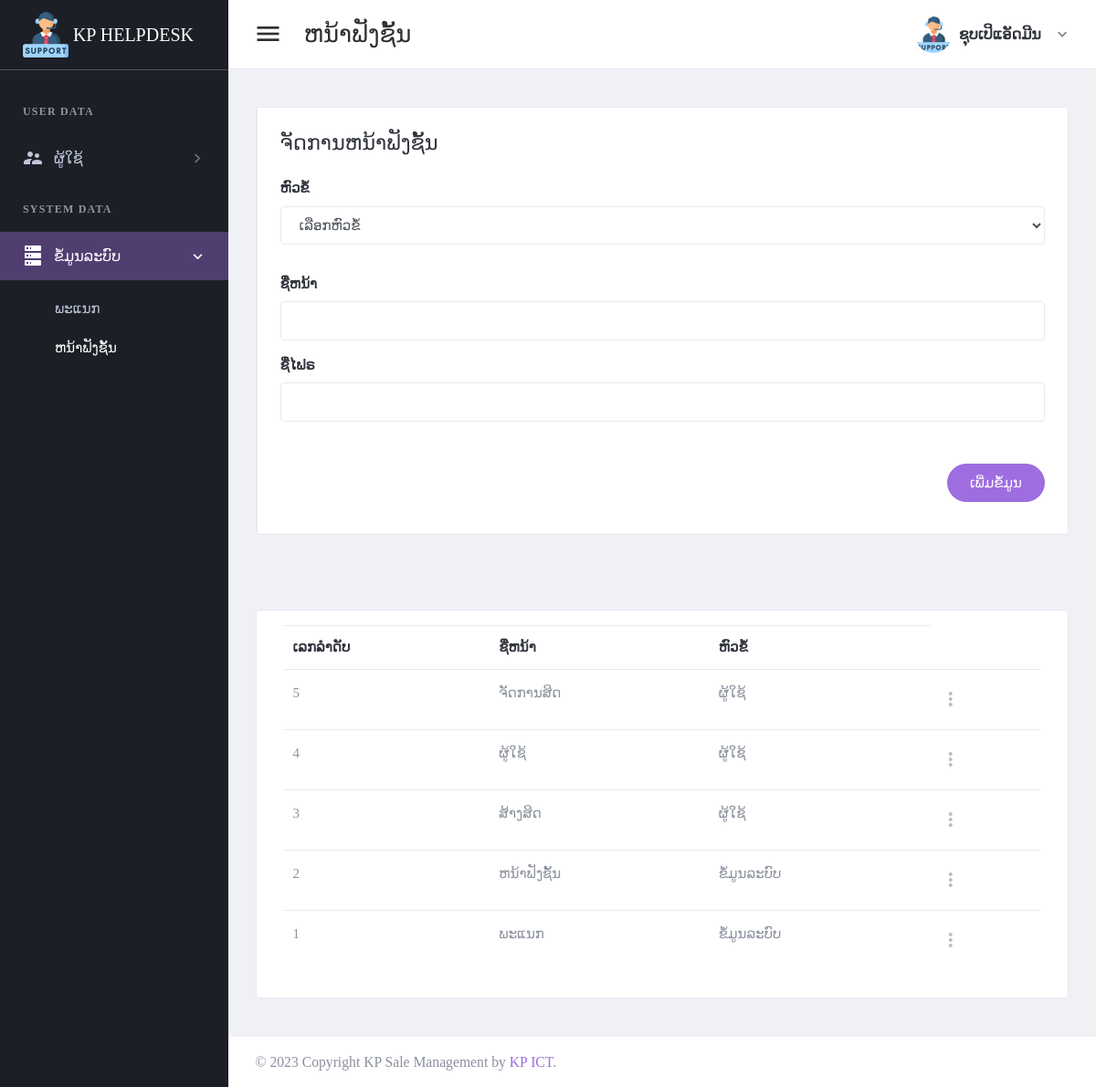
The page /page/page-function.php (signed in) on the database as committed earlier.
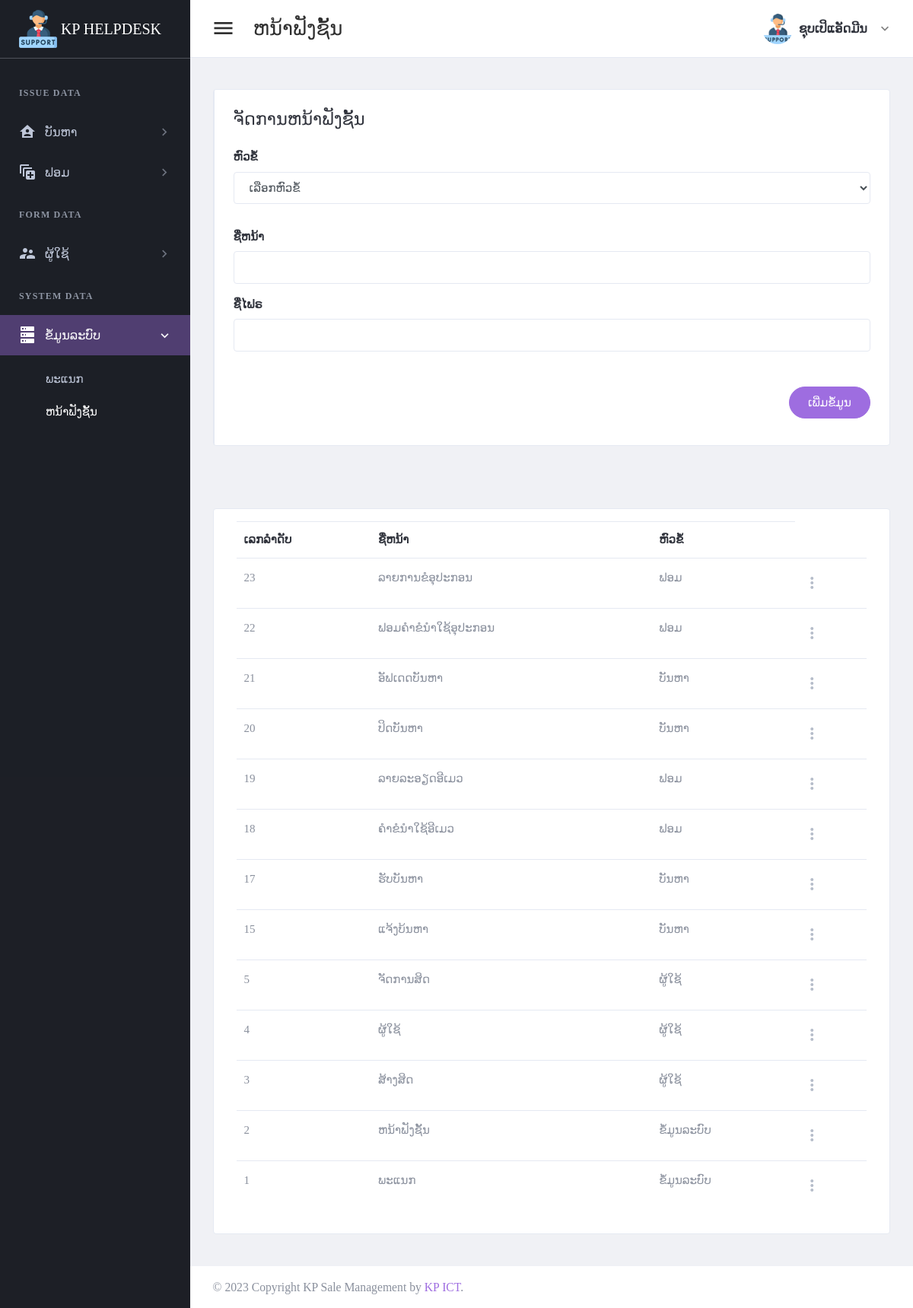
The same page on the database as committed later.
### tables this page shows
CREATE TABLE `tbl_header_title` (
  `ht_id` int(11) NOT NULL,
  `ht_name` varchar(300) DEFAULT NULL
);

CREATE TABLE `tbl_sub_title` (
  `st_id` int(11) NOT NULL,
  `st_name` varchar(300) DEFAULT NULL,
  `icon_code` varchar(100) DEFAULT NULL,
  `ht_id` int(11) DEFAULT NULL
);

CREATE TABLE `tbl_page_title` (
  `pt_id` int(11) NOT NULL,
  `pt_name` varchar(300) DEFAULT NULL,
  `ptf_name` varchar(100) DEFAULT NULL,
  `st_id` int(11) DEFAULT NULL
);

### setting/checksession.php (called while the page is built, shortened)
<?php
	if($_SESSION['id_users'] == "" )
	{
	header("location:logout.php");
	}
	  else{
		$role_id = $_SESSION["role_id"];
	}
?>

### page/page-function.php (the view, shortened to what the changed rows need)
<?php
include("../setting/checksession.php");
include("../setting/conn.php");
$header_name = "ຫນ້າຟັງຊັ້ນ";
$header_click = "4";
?>
<!DOCTYPE html>
<html lang="en" dir="ltr">
<head>
	<?php
	include("../setting/callcss.php");
	?>
</head>
<body class="navbar-fixed sidebar-fixed" id="body">
	<div class="wrapper">
		<?php include "menu.php"; ?>
		<div class="page-wrapper">
			<div class="content-wrapper">
				<div class="content">
					<div class="card card-default">
						<div class="card-body">
							<table id="productsTable" class="table table-hover table-product" style="width:100%">
								<thead>
									<tr>
										<th>ເລກລຳດັບ</th>
										<th>ຊື່ຫນ້າ</th>
										<th>ຫົວຂໍ້</th>
									</tr>
								</thead>
								<tbody>
									<?php
									$stmt4 = $conn->prepare("SELECT  pt_id,pt_name ,st_name
									FROM tbl_page_title a
									left join tbl_sub_title b on a.st_id = b.st_id order by pt_id desc ");
									$stmt4->execute();
									if ($stmt4->rowCount() > 0) {
										while ($row4 = $stmt4->fetch(PDO::FETCH_ASSOC)) {
											$pt_id = $row4['pt_id'];
											$pt_name = $row4['pt_name'];
											$st_name = $row4['st_name'];
									?>
											<tr>
												<td><?php echo "$pt_id"; ?></td>
												<td><?php echo "$pt_name"; ?></td>
												<td><?php echo "$st_name"; ?></td>
												<td>
                                                    <div class="dropdown">
                                                        <a class="dropdown-toggle icon-burger-mini" href="#" role="button" id="dropdownMenuLink" data-toggle="dropdown" aria-haspopup="true" aria-expanded="false" data-display="static">
                                                        </a>
                                                    </div>
                                                </td>
											</tr>
									<?php
										}
									}
									?>
								</tbody>
							</table>
						</div>
					</div>
				</div>
			</div>
		</div>
	</div>
</body>
</html>

### page/menu.php (shortened to what the changed rows need)
<aside class="left-sidebar sidebar-dark" id="left-sidebar">
  <div id="sidebar" class="sidebar sidebar-with-footer">
    <div class="sidebar-left" data-simplebar style="height: 100%;">
      <ul class="nav sidebar-inner" id="sidebar-menu">
        <?php
        $stmt = $conn->prepare(" SELECT distinct a.ht_id,ht_name
        FROM tbl_header_title a
        left join tbl_role_page b on a.ht_id = b.ht_id
        where role_id ='$role_id'
        order by  a.ht_id asc ");
        $stmt->execute();
        if ($stmt->rowCount() > 0) {
          while ($row = $stmt->fetch(PDO::FETCH_ASSOC)) {
            $ht_id = $row['ht_id'];
            $ht_name = $row['ht_name'];
        ?>
            <li class="section-title"> <?php echo "$ht_name"; ?></li>
            <?php
            $stmt1 = $conn->prepare("SELECT distinct a.st_id,st_name,role_id,icon_code
            FROM tbl_sub_title a
            left join tbl_role_page b on a.st_id = b.st_id
            where a.ht_id = '$ht_id' and role_id ='$role_id'
            order by a.st_id asc ");
            $stmt1->execute();
            if ($stmt1->rowCount() > 0) {
              while ($row1 = $stmt1->fetch(PDO::FETCH_ASSOC)) {
                $st_name = $row1['st_name'];
                $st_id = $row1['st_id'];
                $icon_code = $row1['icon_code'];
            ?>
                <li class='has-sub <?php if ($header_click == "$st_id") {  echo "active expand"; } ?>'>
                  <a class="sidenav-item-link" href="javascript:void(0)" data-toggle="collapse" data-target='#<?php echo "$st_name"; ?>' aria-expanded="false" aria-controls="<?php echo "$st_name"; ?>">
                    <i class="mdi <?php echo"$icon_code";?>"></i>
                    <span class="nav-text"> <?php echo "$st_name"; ?> </span> <b class="caret"></b>
                  </a>
                  <ul class='collapse <?php if ($header_click == "$st_id" ) { echo "show"; } ?>' id="<?php echo "$st_name"; ?>" data-parent="#sidebar-menu">
                    <div class="sub-menu">
                      <?php
                      $stmt2 = $conn->prepare(" SELECT pt_name,ptf_name
                      FROM tbl_page_title a
                      left join tbl_role_page b on a.pt_id = b.pt_id
                      where a.st_id = '$st_id' and role_id ='$role_id'
                      order by a.pt_id asc ");
                      $stmt2->execute();
                      if ($stmt2->rowCount() > 0) {
                        while ($row2 = $stmt2->fetch(PDO::FETCH_ASSOC)) {
                          $pt_name = $row2['pt_name'];
                      ?>
                          <li class="<?php if ($header_name ==  $row2['pt_name']) { echo "active"; } ?>">
                            <a class="sidenav-item-link" href='<?php echo $row2['ptf_name'] ?>'>
                              <span class="nav-text"><?php echo"$pt_name";?></span>
                            </a>
                          </li>
                      <?php
                        }
                      }
                      ?>
                    </div>
                  </ul>
              <?php
              }
            }
              ?>
                </li>
            <?php
          }
        }
            ?>
      </ul>
    </div>
  </div>
</aside>

Rows that differ between the two databases and show on the page:
now on this page (row edited): tbl_header_title: ht_name "ISSUE DATA"
now on this page (row edited): tbl_sub_title: st_name "ບັນຫາ", shown under "ISSUE DATA"
now on this page (row edited): tbl_sub_title: st_name "ຟອມ", shown under "ISSUE DATA"
changed tbl_header_title: ht_name "USER DATA" → "FORM DATA"
added tbl_page_title: pt_id "23", pt_name "ລາຍການຂໍອຸປະກອນ", st.st_name "ຟອມ", shown under "ຈັດການຫນ້າຟັງຊັ້ນ"
added tbl_page_title: pt_id "22", pt_name "ຟອມຄຳຂໍນຳໃຊ້ອຸປະກອນ", st.st_name "ຟອມ", shown under "ຈັດການຫນ້າຟັງຊັ້ນ"
added tbl_page_title: pt_id "21", pt_name "ອັຟເດດບັນຫາ", st.st_name "ບັນຫາ", shown under "ຈັດການຫນ້າຟັງຊັ້ນ"
added tbl_page_title: pt_id "20", pt_name "ປິດບັນຫາ", st.st_name "ບັນຫາ", shown under "ຈັດການຫນ້າຟັງຊັ້ນ"
added tbl_page_title: pt_id "19", pt_name "ລາຍລະອຽດອີເມວ", st.st_name "ຟອມ", shown under "ຈັດການຫນ້າຟັງຊັ້ນ"
added tbl_page_title: pt_id "18", pt_name "ຄຳຂໍນຳໃຊ້ອີເມວ", st.st_name "ຟອມ", shown under "ຈັດການຫນ້າຟັງຊັ້ນ"
added tbl_page_title: pt_id "17", pt_name "ຮັບບັນຫາ", st.st_name "ບັນຫາ", shown under "ຈັດການຫນ້າຟັງຊັ້ນ"
added tbl_page_title: pt_id "15", pt_name "ແຈ້ງບ້ນຫາ", st.st_name "ບັນຫາ", shown under "ຈັດການຫນ້າຟັງຊັ້ນ"
